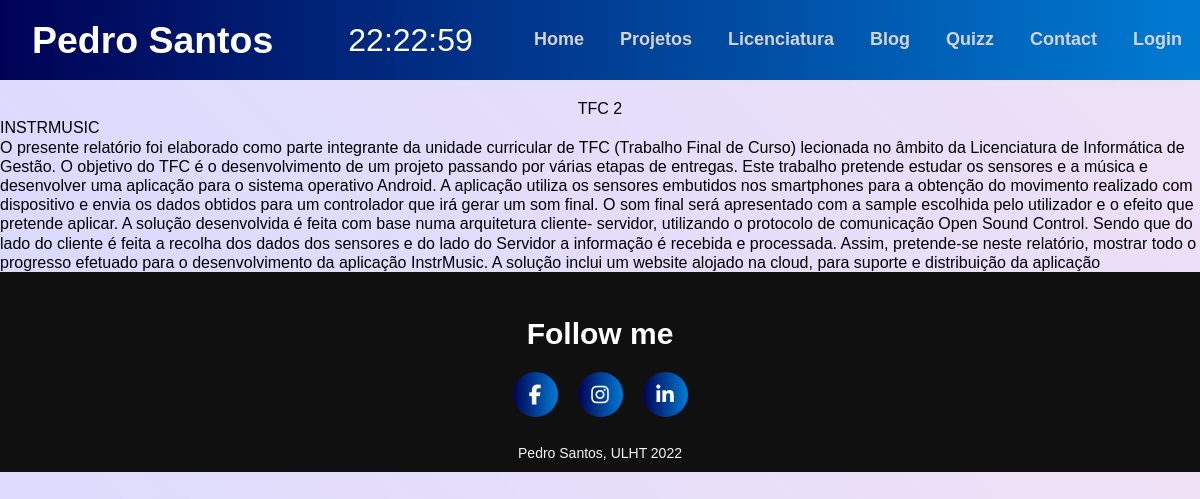
Screenshot of /TFC2/1 with the database file from the repository.
### portfolio/models.py (models this page shows, shortened)
class TFC(models.Model):
    titulo = models.CharField(max_length=30)
    autores = models.TextField(default="Authors")
    orientadores = models.CharField(max_length=50)
    imagem = models.ImageField(upload_to='pictures/', blank=True)
    ano = models.IntegerField()
    resumo = models.TextField(default="Text")
    relatorio = models.DateTimeField(auto_now_add=True)
    git = models.URLField()
    video = models.URLField()

### portfolio/views.py (the view)
# urls.py: path('TFC2/<int:TFC_ID>', views.TFC2_view, name='TFC2'),
def TFC2_view(request, TFC_ID):
    TFC2 = TFC.objects.get(pk=TFC_ID)
    context = {'TFC': TFC2}
    return render(request, 'portfolio/TFC2.html', context)

### portfolio/templates/portfolio/TFC2.html
{% extends 'portfolio/layout.html' %}
{% block main %}
    {% load static %}
    <link rel="stylesheet" href="{% static 'portfolio/css/TFC.css' %}">
    <br>
    <h1 STYLE="text-align: center">TFC 2</h1>
    <h1>{{ TFC.titulo }}</h1>
    <p>{{ TFC.resumo }}</p>
{% endblock %}

### portfolio/static/portfolio/css/estilos.css (style rules this page uses)
* { box-sizing: border-box; margin: 0; padding: 0; font-family: 'Oswald', sans-serif; }
body { background-color: #ddd; }

### portfolio/static/portfolio/css/TFC.css (style rules this page uses)
*, *::before, *::after { margin: 0; padding: 0; box-sizing: border-box; }
h1, h2 { font: inherit; }
body { font:16px/1.2 'Poppins', sans-serif; background: linear-gradient(45deg, hsl(236, 100%, 80%,.4), rgba(205,155,225,.3)); }

### rows the page displays
TFC: titulo "INSTRMUSIC", resumo "O presente relatório foi elaborado como parte integrante da unidade curricular de TFC (Trabalho Final de Curso) lecionada no âmbito da Licenciatura de Informática de Gestão. O objetivo do TFC é o desenvolvimento de um projeto passando por várias etapas de entregas. Este trabalho pretende estudar os sensores e a música e desenvolver uma aplicação para o sistema operativo Android. A aplicação utiliza os sensores embutidos nos smartphones para a obtenção do movimento realizado com dispositivo e envia os dados obtidos para um controlador que irá gerar um som final. O som final será apresentado com a sample escolhida pelo utilizador e o efeito que pretende aplicar. A solução desenvolvida é feita…"
